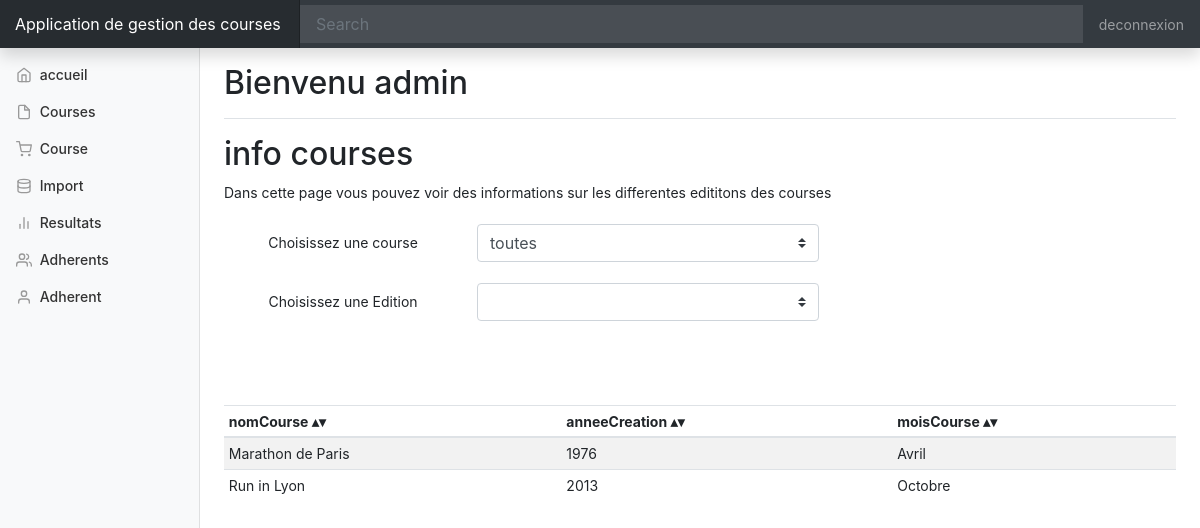
Screenshot of /projetlifbdw/adh/course.php (signed in) with the database file from the repository.
### tables this page shows
CREATE TABLE `Course` (
  `idCourse` int(11) NOT NULL,
  `nomC` varchar(255) NOT NULL,
  `anneeCreation` int(11) NOT NULL,
  `moisCourse` varchar(255) DEFAULT NULL
);

### projetlifbdw/adh/course.php (the view, shortened to what this page needs)
<?php $status = session_status();
if (file_exists('../includes/functions.php')) {
    include_once('../includes/functions.php');}
?>
<!DOCTYPE html>
<html>
    <head>
        <link href="//maxcdn.bootstrapcdn.com/bootstrap/4.0.0/css/bootstrap.min.css" rel="stylesheet" id="bootstrap-css">
    </head>
    <body>
        <?php
            $content = '
            Dans cette page vous pouvez voir des informations sur les differentes edititons des courses
             <BR> <BR>
            <form id="course_info_form"  class="col-md-offset-2">
            <div class="form-inline ">
            <label  class="col-md-3" for="select">Choisissez une course</label>
            <div class="col-lg-9 ">
            <select class="form-control   custom-select"  style = " width: 50%"  id="select_course" name="select_course">
            <option value="0" selected> toutes</option>';
                $table_de_course = import_load_course();
                foreach ($table_de_course as $key => $course) {
                    if ($key==0) continue;
                    else $content .= "<option value='" . $course['idCourse'] ."'> ". $course['nomC'] ."</option>";
                }
    $content .= '
                </select>
                </div>
                </div>
                <br>
                <div class="form-inline">
                <label class="col-md-3" for="select_edition"> Choisissez une Edition</label>
                <div class="col-lg-9">
                <select class="form-control custom-select" style = " width: 50%"  id="select_edition" name="select_edition" required>
                </select>
                </div>
                </div>
                    <br>
                    <!-- <div class="form-inline">
                <label class="col-md-3" for="select_epreuve"> Choisissez une epreuve</label>
                <div class="col-lg-9">
                <select class="form-control custom-select"  style = " width: 50%" id="select_epreuve" name="select_epreuve" required>
                </select>
                </div>
                </div>
                <br>
                <input type="hidden" class="form-control" name="course_info_adh_hidden_sender" value="1">
                <div class="text-center">
                <button type="submit" class="btn btn-primary center-block" id = "submit_course_info_adh" value = "submit_course_info_adh"  name = "submit_course_info_adh">soumettre</button>
                </div>-->
                </form>
                    <BR><BR><BR>
                <div id ="query_table_response">'.
                ad_get_liste_courses()
                .'</div>
                ';
        ?>
    </body>
</html>

### projetlifbdw/includes/connexcionBD.php (shortened to what this page needs)
<?php
$dbHost = "localhost";
$dbUser = "root";
$dbPwd = "";
$dbName = "baselifbdw1_p1714033_p1707606";
$conn = new mysqli($dbHost, $dbUser, $dbPwd, $dbName);
function traiterRequeteK($req)
{
  GLOBAL $conn;
  $connexion = $conn;
  if(mysqli_connect_errno())
    printf("Échec de la connexion :%s",mysqli_connect_error()) ;
  else {
    $tableauRetourne = array() ;
    $resultat = mysqli_query($connexion, $req) ;
    if($resultat == FALSE)
    printf("Échec de la requête ") ;
    else {
      $finfo = mysqli_fetch_fields($resultat);
      $entete = array() ;
      foreach ($finfo as $val){
        array_push($entete, $val->name);
      }
      $tableauRetourne[0]=$entete ;
      $cpt=1 ;
      while ($ligne = mysqli_fetch_assoc($resultat)) {
        $tableauRetourne[$cpt++]= $ligne ;
      }
    }
  }
  return $tableauRetourne;
}
function Array2Table($tableauRetourne, $show_ed = false,$show_rm = false  )
{
  $leTableau = '<table align="center" class="sortable table table-striped table-sm" id="myTable">';
  foreach ($tableauRetourne as  $key => $tuple) {
    if ($key == 0) {
      $leTableau .='<thead><tr id="tableHeader" class="header">';
      foreach ($tuple as $attribut) {
        $leTableau .= '<th>' . $attribut . '</th>';
      }
      $leTableau .='</tr></thead>';
    }
    else {
      $leTableau .='<tr>';
      foreach ($tuple as $attribut) {
        $leTableau .= '<td>' . $attribut . '</td>';
      }
      $leTableau .='</tr>';
    }
  }
  $leTableau .= '</table>';
  return $leTableau;
}
?>

### projetlifbdw/includes/css&js/dashboard.css (style rules this page uses)
body { font-size: .875rem; }
table.sortable th:not(.sorttable_sorted):not(.sorttable_sorted_reverse):not(.sorttable_nosort):after { content: " \25B4\25BE" }

### rows the page displays
course: nomC "Marathon de Paris", anneeCreation "1976", moisCourse "Avril"
course: nomC "Run in Lyon", anneeCreation "2013", moisCourse "Octobre"

### other values shown
$_SESSION["slogin"] "admin"
$title "info courses"
$attribut "nomCourse"
$attribut "anneeCreation"
$attribut "moisCourse"
